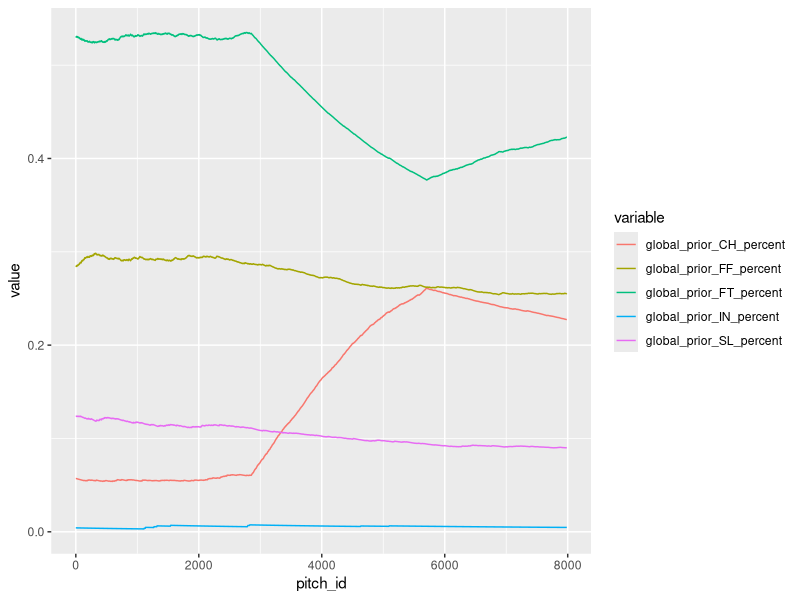
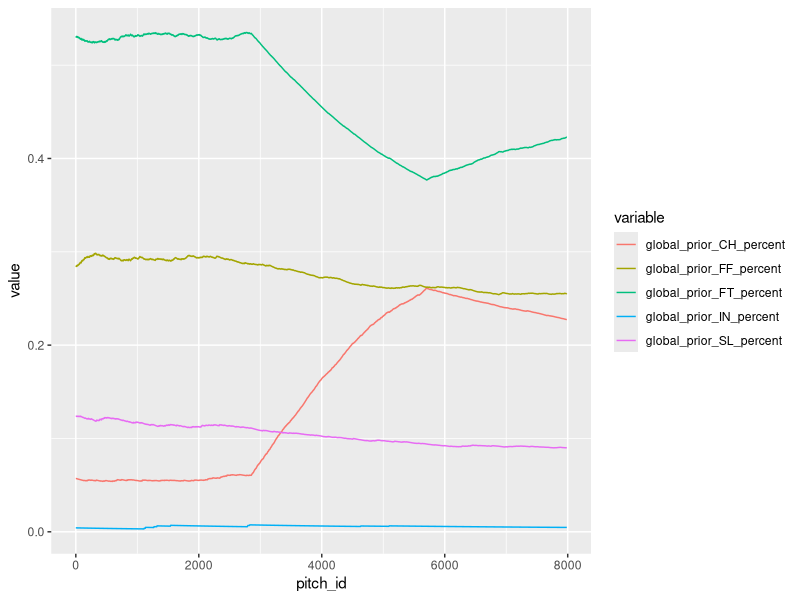

Here is the R script that generated these plots, in order:
library('ggplot2')

df <- read.csv('pitch_freq.csv')

ggplot(df, aes(x = pitch_id, y = value, group = variable)) +
    geom_line(aes(color = variable))
ggsave('pitch_freq.pdf')
